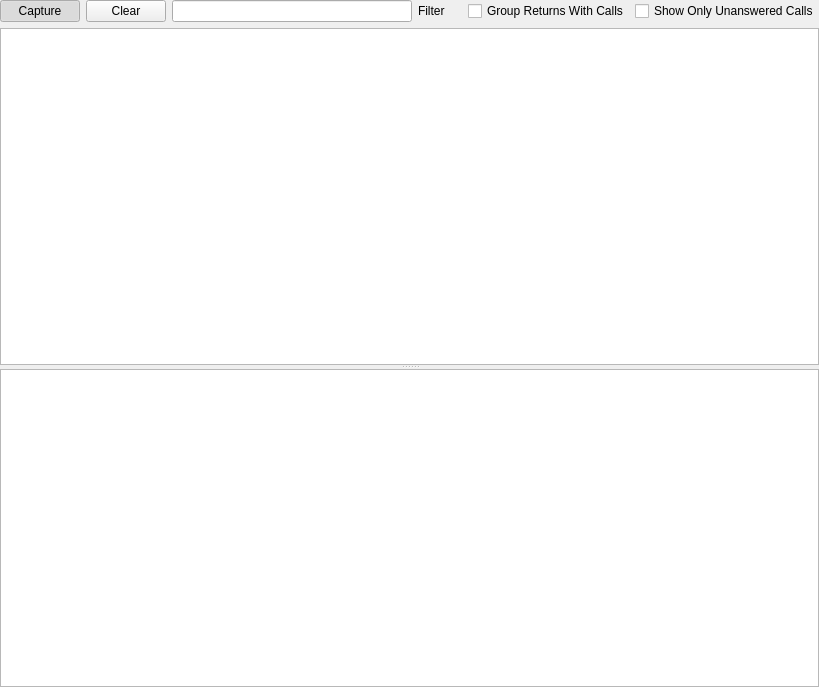
<?xml version="1.0" encoding="UTF-8"?>
<ui version="4.0">
 <class>MainWidget</class>
 <widget class="QWidget" name="MainWidget">
  <property name="geometry">
   <rect>
    <x>0</x>
    <y>0</y>
    <width>819</width>
    <height>687</height>
   </rect>
  </property>
  <property name="windowTitle">
   <string>Form</string>
  </property>
  <layout class="QVBoxLayout" name="verticalLayout_2">
   <property name="margin">
    <number>0</number>
   </property>
   <item>
    <widget class="QSplitter" name="splitter">
     <property name="lineWidth">
      <number>0</number>
     </property>
     <property name="orientation">
      <enum>Qt::Vertical</enum>
     </property>
     <widget class="QWidget" name="">
      <layout class="QVBoxLayout" name="verticalLayout">
       <item>
        <layout class="QHBoxLayout" name="horizontalLayout">
         <item>
          <widget class="QPushButton" name="captureButton">
           <property name="text">
            <string>Capture</string>
           </property>
           <property name="checkable">
            <bool>true</bool>
           </property>
           <property name="checked">
            <bool>true</bool>
           </property>
          </widget>
         </item>
         <item>
          <widget class="QPushButton" name="clearButton">
           <property name="text">
            <string>Clear</string>
           </property>
          </widget>
         </item>
         <item>
          <widget class="KLineEdit" name="filterText">
           <property name="showClearButton" stdset="0">
            <bool>true</bool>
           </property>
          </widget>
         </item>
         <item>
          <widget class="QLabel" name="label">
           <property name="text">
            <string>Filter</string>
           </property>
          </widget>
         </item>
         <item>
          <spacer name="horizontalSpacer">
           <property name="orientation">
            <enum>Qt::Horizontal</enum>
           </property>
           <property name="sizeType">
            <enum>QSizePolicy::Fixed</enum>
           </property>
           <property name="sizeHint" stdset="0">
            <size>
             <width>17</width>
             <height>19</height>
            </size>
           </property>
          </spacer>
         </item>
         <item>
          <widget class="QCheckBox" name="groupCheckbox">
           <property name="text">
            <string>Group Returns With Calls</string>
           </property>
          </widget>
         </item>
         <item>
          <widget class="QCheckBox" name="unansweredCheckbox">
           <property name="text">
            <string>Show Only Unanswered Calls</string>
           </property>
          </widget>
         </item>
        </layout>
       </item>
       <item>
        <widget class="QTreeView" name="messageList"/>
       </item>
      </layout>
     </widget>
     <widget class="QTreeView" name="argumentList"/>
    </widget>
   </item>
  </layout>
 </widget>
 <customwidgets>
  <customwidget>
   <class>KLineEdit</class>
   <extends>QLineEdit</extends>
   <header>klineedit.h</header>
  </customwidget>
 </customwidgets>
 <resources/>
 <connections/>
</ui>
